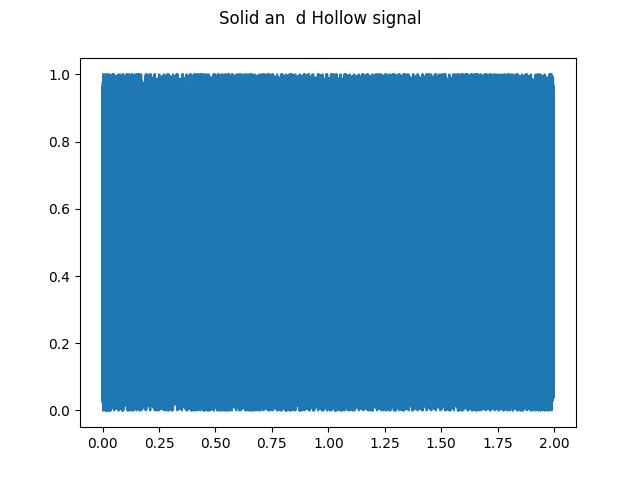

Generate this figure with Python:
'''
Description: 
Author: hecai
Date: 2022-05-27 10:35:20
LastEditTime: 2022-05-27 10:58:52
FilePath: \raspberrypi\test.py
'''
# %%
from os.path import dirname, join as pjoin
from scipy.io import wavfile
import scipy.io
import matplotlib.pyplot as plt
import numpy as np

# %%

from scipy import signal
from scipy.fft import fft, fftshift
import matplotlib.pyplot as plt




# %%
Fs_solid, y_solid_temp = wavfile.read("Solid_IMG_4876.wav" )
Fs_hollow, y_hollow_temp = wavfile.read("hollow_IMG_4876.wav")

y_solid = y_solid_temp[:, 0]
y_hollow = y_hollow_temp[:, 0]

y_s0 = y_solid[10000:10000+ 16384].astype(np.float)
y_h0 = y_hollow[52000:52000+ 16384].astype(np.float)

y_s = y_s0 / ( max(y_s0)- min(y_s0) )
y_h = y_h0/( max(y_h0)- min(y_h0) )



# %%
length = len(y_s) / Fs_solid
time = np.linspace(0., length, num = len(y_s))
fig, axs = plt.subplots()
fig.suptitle('Solid an  d Hollow signal')
axs.plot(time, y_s)
# axs[1].plot(time, y_h)
plt.show()
# %%
Fs = Fs_hollow
T = 1/Fs
L = len(y_s)
w_k =  np.kaiser(L, 20)
np.dot(y_s, w_k)
Y_H = fft(y_s * w_k ) 
Y_S = fft(y_h * w_k )


# %%
P2H = abs(Y_H/L)
P1H = P2H[1:int(L/2+1)]
P1H[2:-1] = 2*P1H[2:-1]

P2S = abs(Y_S/L)
P1S = P2S[1:int(L/2+1)]
P1S[2:-1] = 2*P1S[2:-1]

f = Fs * np.arange(0,L/2,1) / L



# %%

fig, axs = plt.subplots(2)
fig.suptitle('Solid and Hollow signal')
axs[0].plot(f, P1H)
axs[1].plot(f, P1S)

# %%
print(np.sum(P1H[2000:-1]*P1H[2000:-1])*10000)
print(np.sum(P1S[2000:-1]*P1S[2000:-1])*10000)

# %%
